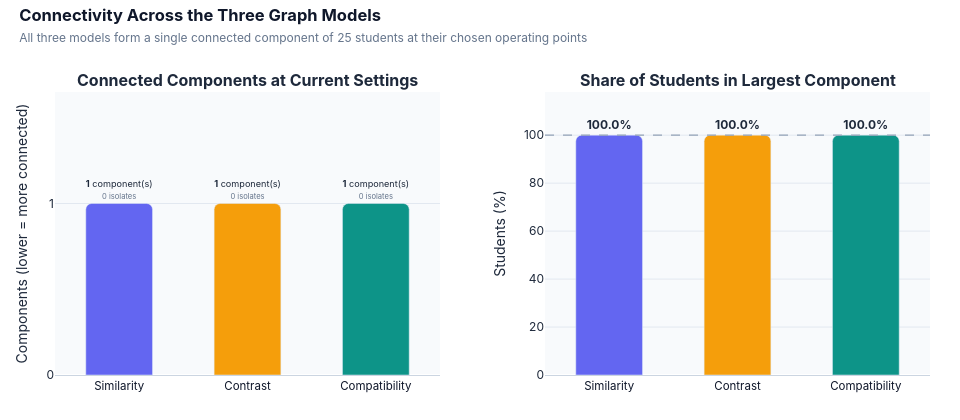
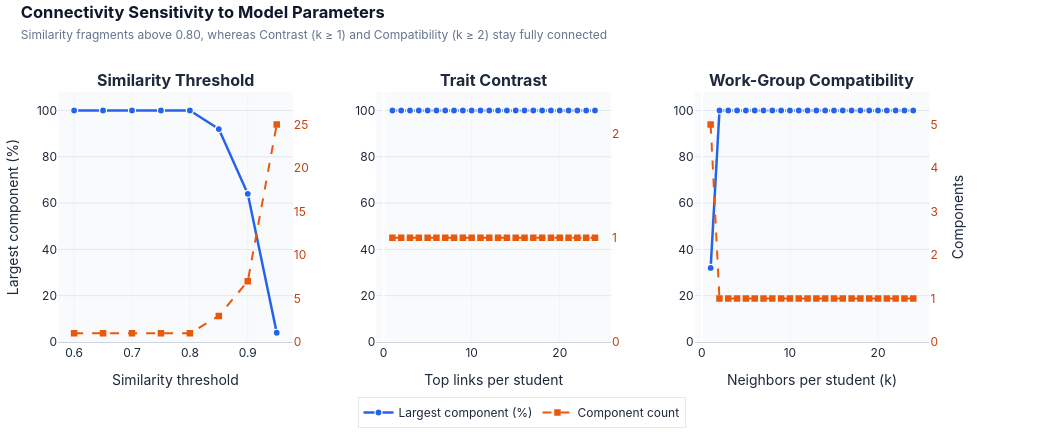

Here is the notebook cell these charts were saved with, in order:
### Code cell
model_order = ["Trait similarity", "Trait contrast", "Work-group compatibility"]
model_short = ["Similarity", "Contrast", "Compatibility"]
model_colors = ["#6366F1", "#F59E0B", "#0D9488"]

# Compare the current graph settings by component structure and reachable share.
baseline_plot = (
    baseline_connectivity.set_index("Model").reindex(model_order)
)

fig_conn_bar = make_subplots(
    rows=1,
    cols=2,
    subplot_titles=("<b>Connected Components at Current Settings</b>", "<b>Share of Students in Largest Component</b>"),
    horizontal_spacing=0.12,
)
fig_conn_bar.add_trace(
    go.Bar(
        x=model_short,
        y=baseline_plot["Components"],
        marker=dict(color=model_colors, cornerradius=6),
        width=0.52,
        text=[
            f"<b>{int(r['Components'])}</b> component(s)<br><span style='font-size:10px;color:#64748B'>{int(r['Isolates'])} isolates</span>"
            for _, r in baseline_plot.iterrows()
        ],
        textposition="outside",
        showlegend=False,
    ),
    row=1,
    col=1,
)
fig_conn_bar.add_trace(
    go.Bar(
        x=model_short,
        y=baseline_plot["Largest component (%)"],
        marker=dict(color=model_colors, cornerradius=6),
        width=0.52,
        text=[f"<b>{v:.1f}%</b>" for v in baseline_plot["Largest component (%)"]],
        textposition="outside",
        showlegend=False,
    ),
    row=1,
    col=2,
)
fig_conn_bar.add_hline(y=100, line_dash="dash", line_color="#94A3B8", line_width=1.2, row=1, col=2)
fig_conn_bar.update_yaxes(
    title_text="Components (lower = more connected)",
    range=[0, max(1.65, float(baseline_plot["Components"].max()) * 1.45)],
    dtick=1,
    gridcolor="#E2E8F0",
    row=1,
    col=1,
)
fig_conn_bar.update_yaxes(title_text="Students (%)", range=[0, 118], gridcolor="#E2E8F0", row=1, col=2)
fig_conn_bar.update_xaxes(linecolor="#CBD5E1", tickfont=dict(size=11.5, color="#0F172A"))
fig_conn_bar.update_layout(
    title=dict(
        text="<b>Connectivity Across the Three Graph Models</b><br><span style='font-size:12px;color:#64748B;font-weight:400'>All three models form a single connected component of 25 students at their chosen operating points</span>",
        x=0.02,
        y=0.95,
        font=dict(size=16.5, color="#0F172A", family="Inter, -apple-system, sans-serif"),
    ),
    width=960,
    height=420,
    paper_bgcolor="#FFFFFF",
    plot_bgcolor="#F8FAFC",
    font=dict(family="Inter, -apple-system, sans-serif", color="#1E293B"),
    margin=dict(l=55, r=30, t=92, b=45),
)
fig_conn_bar.show()

# Show how the largest component and total component count change as each model is tuned.
sweep_specs = [
    (similarity_sweep, "Similarity threshold", 5),
    (contrast_sweep, "Top links per student", 1),
    (compatibility_sweep, "Neighbors per student (k)", 1),
]
fig_sweep = make_subplots(
    rows=1,
    cols=3,
    specs=[[{"secondary_y": True}, {"secondary_y": True}, {"secondary_y": True}]],
    subplot_titles=("<b>Similarity Threshold</b>", "<b>Trait Contrast</b>", "<b>Work-Group Compatibility</b>"),
    horizontal_spacing=0.09,
)
for col_idx, (sweep, x_label, comp_dtick) in enumerate(sweep_specs, start=1):
    sweep_plot = pd.DataFrame(sweep).copy()
    sweep_plot["Parameter"] = sweep_plot["Setting"].str.extract(r"([0-9]+(?:\.[0-9]+)?)").astype(float)
    sweep_plot = sweep_plot.sort_values("Parameter")
    max_comp = float(sweep_plot["Components"].max())

    fig_sweep.add_trace(
        go.Scatter(
            x=sweep_plot["Parameter"],
            y=sweep_plot["Largest component (%)"],
            mode="lines+markers",
            name="Largest component (%)",
            line=dict(color="#2563EB", width=2.5),
            marker=dict(size=7, color="#2563EB", line=dict(width=1.2, color="#FFFFFF")),
            showlegend=(col_idx == 1),
        ),
        row=1,
        col=col_idx,
        secondary_y=False,
    )
    fig_sweep.add_trace(
        go.Scatter(
            x=sweep_plot["Parameter"],
            y=sweep_plot["Components"],
            mode="lines+markers",
            name="Component count",
            line=dict(color="#EA580C", width=2.0, dash="dash"),
            marker=dict(size=6.5, symbol="square", color="#EA580C"),
            showlegend=(col_idx == 1),
        ),
        row=1,
        col=col_idx,
        secondary_y=True,
    )
    fig_sweep.update_xaxes(title_text=x_label, gridcolor="#F1F5F9", linecolor="#CBD5E1", row=1, col=col_idx)
    fig_sweep.update_yaxes(
        title_text="Largest component (%)" if col_idx == 1 else "",
        range=[0, 108],
        gridcolor="#E2E8F0",
        secondary_y=False,
        row=1,
        col=col_idx,
    )
    fig_sweep.update_yaxes(
        title_text="Components" if col_idx == 3 else "",
        range=[0, max(2.4, max_comp * 1.15)],
        dtick=comp_dtick,
        tickfont=dict(color="#C2410C"),
        showgrid=False,
        secondary_y=True,
        row=1,
        col=col_idx,
    )

fig_sweep.update_layout(
    title=dict(
        text="<b>Connectivity Sensitivity to Model Parameters</b><br><span style='font-size:12px;color:#64748B;font-weight:400'>Similarity fragments above 0.80, whereas Contrast (k ≥ 1) and Compatibility (k ≥ 2) stay fully connected</span>",
        x=0.02,
        y=0.96,
        font=dict(size=16.5, color="#0F172A", family="Inter, -apple-system, sans-serif"),
    ),
    width=1040,
    height=440,
    paper_bgcolor="#FFFFFF",
    plot_bgcolor="#F8FAFC",
    font=dict(family="Inter, -apple-system, sans-serif", color="#1E293B"),
    legend=dict(orientation="h", x=0.5, y=-0.22, xanchor="center", bgcolor="rgba(255,255,255,0.92)", bordercolor="#E2E8F0", borderwidth=1),
    margin=dict(l=55, r=55, t=92, b=82),
)
fig_sweep.show()

### Figure 1 — Plotly figure (JSON) as saved in the notebook; plotly's stock layout.template omitted (floating-point values rounded to 4 significant figures)
{"data": [{"marker": {"color": ["#6366F1", "#F59E0B", "#0D9488"], "cornerradius": 6}, "showlegend": false, "text": ["<b>1</b> component(s)<br><span style='font-size:10px;color:#64748B'>0 isolates</span>", "<b>1</b> component(s)<br><span style='font-size:10px;color:#64748B'>0 isolates</span>", "<b>1</b> component(s)<br><span style='font-size:10px;color:#64748B'>0 isolates</span>"], "textposition": "outside", "type": "bar", "width": 0.52, "x": ["Similarity", "Contrast", "Compatibility"], "xaxis": "x", "y": [1, 1, 1], "yaxis": "y"}, {"marker": {"color": ["#6366F1", "#F59E0B", "#0D9488"], "cornerradius": 6}, "showlegend": false, "text": ["<b>100.0%</b>", "<b>100.0%</b>", "<b>100.0%</b>"], "textposition": "outside", "type": "bar", "width": 0.52, "x": ["Similarity", "Contrast", "Compatibility"], "xaxis": "x2", "y": [100.0, 100.0, 100.0], "yaxis": "y2"}], "layout": {"annotations": [{"font": {"size": 16}, "showarrow": false, "text": "<b>Connected Components at Current Settings</b>", "x": 0.22, "xanchor": "center", "xref": "paper", "y": 1, "yanchor": "bottom", "yref": "paper"}, {"font": {"size": 16}, "showarrow": false, "text": "<b>Share of Students in Largest Component</b>", "x": 0.78, "xanchor": "center", "xref": "paper", "y": 1, "yanchor": "bottom", "yref": "paper"}], "font": {"color": "#1E293B", "family": "Inter, -apple-system, sans-serif"}, "height": 420, "margin": {"b": 45, "l": 55, "r": 30, "t": 92}, "paper_bgcolor": "#FFFFFF", "plot_bgcolor": "#F8FAFC", "shapes": [{"line": {"color": "#94A3B8", "dash": "dash", "width": 1.2}, "type": "line", "x0": 0, "x1": 1, "xref": "x2 domain", "y0": 100, "y1": 100, "yref": "y2"}], "title": {"font": {"color": "#0F172A", "family": "Inter, -apple-system, sans-serif", "size": 16.5}, "text": "<b>Connectivity Across the Three Graph Models</b><br><span style='font-size:12px;color:#64748B;font-weight:400'>All three models form a single connected component of 25 students at their chosen operating points</span>", "x": 0.02, "y": 0.95}, "width": 960, "xaxis": {"anchor": "y", "domain": [0, 0.44], "linecolor": "#CBD5E1", "tickfont": {"color": "#0F172A", "size": 11.5}}, "xaxis2": {"anchor": "y2", "domain": [0.56, 1], "linecolor": "#CBD5E1", "tickfont": {"color": "#0F172A", "size": 11.5}}, "yaxis": {"anchor": "x", "domain": [0, 1], "dtick": 1, "gridcolor": "#E2E8F0", "range": [0, 1.65], "title": {"text": "Components (lower = more connected)"}}, "yaxis2": {"anchor": "x2", "domain": [0, 1], "gridcolor": "#E2E8F0", "range": [0, 118], "title": {"text": "Students (%)"}}}}

### Figure 2 — Plotly figure (JSON) as saved in the notebook; plotly's stock layout.template omitted (floating-point values rounded to 4 significant figures)
{"data": [{"line": {"color": "#2563EB", "width": 2.5}, "marker": {"color": "#2563EB", "line": {"color": "#FFFFFF", "width": 1.2}, "size": 7}, "mode": "lines+markers", "name": "Largest component (%)", "showlegend": true, "type": "scatter", "x": [0.6, 0.65, 0.7, 0.75, 0.8, 0.85, 0.9, 0.95], "xaxis": "x", "y": [100.0, 100.0, 100.0, 100.0, 100.0, 92.0, 64.0, 4.0], "yaxis": "y"}, {"line": {"color": "#EA580C", "dash": "dash", "width": 2}, "marker": {"color": "#EA580C", "size": 6.5, "symbol": "square"}, "mode": "lines+markers", "name": "Component count", "showlegend": true, "type": "scatter", "x": [0.6, 0.65, 0.7, 0.75, 0.8, 0.85, 0.9, 0.95], "xaxis": "x", "y": [1, 1, 1, 1, 1, 3, 7, 25], "yaxis": "y2"}, {"line": {"color": "#2563EB", "width": 2.5}, "marker": {"color": "#2563EB", "line": {"color": "#FFFFFF", "width": 1.2}, "size": 7}, "mode": "lines+markers", "name": "Largest component (%)", "showlegend": false, "type": "scatter", "x": [1.0, 2.0, 3.0, 4.0, 5.0, 6.0, 7.0, 8.0, 9.0, 10.0, 11.0, 12.0, 13.0, 14.0, 15.0, 16.0, 17.0, 18.0, 19.0, 20.0, 21.0, 22.0, 23.0, 24.0], "xaxis": "x2", "y": [100.0, 100.0, 100.0, 100.0, 100.0, 100.0, 100.0, 100.0, 100.0, 100.0, 100.0, 100.0, 100.0, 100.0, 100.0, 100.0, 100.0, 100.0, 100.0, 100.0, 100.0, 100.0, 100.0, 100.0], "yaxis": "y3"}, {"line": {"color": "#EA580C", "dash": "dash", "width": 2}, "marker": {"color": "#EA580C", "size": 6.5, "symbol": "square"}, "mode": "lines+markers", "name": "Component count", "showlegend": false, "type": "scatter", "x": [1.0, 2.0, 3.0, 4.0, 5.0, 6.0, 7.0, 8.0, 9.0, 10.0, 11.0, 12.0, 13.0, 14.0, 15.0, 16.0, 17.0, 18.0, 19.0, 20.0, 21.0, 22.0, 23.0, 24.0], "xaxis": "x2", "y": [1, 1, 1, 1, 1, 1, 1, 1, 1, 1, 1, 1, 1, 1, 1, 1, 1, 1, 1, 1, 1, 1, 1, 1], "yaxis": "y4"}, {"line": {"color": "#2563EB", "width": 2.5}, "marker": {"color": "#2563EB", "line": {"color": "#FFFFFF", "width": 1.2}, "size": 7}, "mode": "lines+markers", "name": "Largest component (%)", "showlegend": false, "type": "scatter", "x": [1.0, 2.0, 3.0, 4.0, 5.0, 6.0, 7.0, 8.0, 9.0, 10.0, 11.0, 12.0, 13.0, 14.0, 15.0, 16.0, 17.0, 18.0, 19.0, 20.0, 21.0, 22.0, 23.0, 24.0], "xaxis": "x3", "y": [32.0, 100.0, 100.0, 100.0, 100.0, 100.0, 100.0, 100.0, 100.0, 100.0, 100.0, 100.0, 100.0, 100.0, 100.0, 100.0, 100.0, 100.0, 100.0, 100.0, 100.0, 100.0, 100.0, 100.0], "yaxis": "y5"}, {"line": {"color": "#EA580C", "dash": "dash", "width": 2}, "marker": {"color": "#EA580C", "size": 6.5, "symbol": "square"}, "mode": "lines+markers", "name": "Component count", "showlegend": false, "type": "scatter", "x": [1.0, 2.0, 3.0, 4.0, 5.0, 6.0, 7.0, 8.0, 9.0, 10.0, 11.0, 12.0, 13.0, 14.0, 15.0, 16.0, 17.0, 18.0, 19.0, 20.0, 21.0, 22.0, 23.0, 24.0], "xaxis": "x3", "y": [5, 1, 1, 1, 1, 1, 1, 1, 1, 1, 1, 1, 1, 1, 1, 1, 1, 1, 1, 1, 1, 1, 1, 1], "yaxis": "y6"}], "layout": {"annotations": [{"font": {"size": 16}, "showarrow": false, "text": "<b>Similarity Threshold</b>", "x": 0.1267, "xanchor": "center", "xref": "paper", "y": 1, "yanchor": "bottom", "yref": "paper"}, {"font": {"size": 16}, "showarrow": false, "text": "<b>Trait Contrast</b>", "x": 0.47, "xanchor": "center", "xref": "paper", "y": 1, "yanchor": "bottom", "yref": "paper"}, {"font": {"size": 16}, "showarrow": false, "text": "<b>Work-Group Compatibility</b>", "x": 0.8133, "xanchor": "center", "xref": "paper", "y": 1, "yanchor": "bottom", "yref": "paper"}], "font": {"color": "#1E293B", "family": "Inter, -apple-system, sans-serif"}, "height": 440, "legend": {"bgcolor": "rgba(255,255,255,0.92)", "bordercolor": "#E2E8F0", "borderwidth": 1, "orientation": "h", "x": 0.5, "xanchor": "center", "y": -0.22}, "margin": {"b": 82, "l": 55, "r": 55, "t": 92}, "paper_bgcolor": "#FFFFFF", "plot_bgcolor": "#F8FAFC", "title": {"font": {"color": "#0F172A", "family": "Inter, -apple-system, sans-serif", "size": 16.5}, "text": "<b>Connectivity Sensitivity to Model Parameters</b><br><span style='font-size:12px;color:#64748B;font-weight:400'>Similarity fragments above 0.80, whereas Contrast (k ≥ 1) and Compatibility (k ≥ 2) stay fully connected</span>", "x": 0.02, "y": 0.96}, "width": 1040, "xaxis": {"anchor": "y", "domain": [0, 0.2533], "gridcolor": "#F1F5F9", "linecolor": "#CBD5E1", "title": {"text": "Similarity threshold"}}, "xaxis2": {"anchor": "y3", "domain": [0.3433, 0.5967], "gridcolor": "#F1F5F9", "linecolor": "#CBD5E1", "title": {"text": "Top links per student"}}, "xaxis3": {"anchor": "y5", "domain": [0.6867, 0.94], "gridcolor": "#F1F5F9", "linecolor": "#CBD5E1", "title": {"text": "Neighbors per student (k)"}}, "yaxis": {"anchor": "x", "domain": [0, 1], "gridcolor": "#E2E8F0", "range": [0, 108], "title": {"text": "Largest component (%)"}}, "yaxis2": {"anchor": "x", "dtick": 5, "overlaying": "y", "range": [0, 28.75], "showgrid": false, "side": "right", "tickfont": {"color": "#C2410C"}, "title": {"text": ""}}, "yaxis3": {"anchor": "x2", "domain": [0, 1], "gridcolor": "#E2E8F0", "range": [0, 108], "title": {"text": ""}}, "yaxis4": {"anchor": "x2", "dtick": 1, "overlaying": "y3", "range": [0, 2.4], "showgrid": false, "side": "right", "tickfont": {"color": "#C2410C"}, "title": {"text": ""}}, "yaxis5": {"anchor": "x3", "domain": [0, 1], "gridcolor": "#E2E8F0", "range": [0, 108], "title": {"text": ""}}, "yaxis6": {"anchor": "x3", "dtick": 1, "overlaying": "y5", "range": [0, 5.75], "showgrid": false, "side": "right", "tickfont": {"color": "#C2410C"}, "title": {"text": "Components"}}}}
